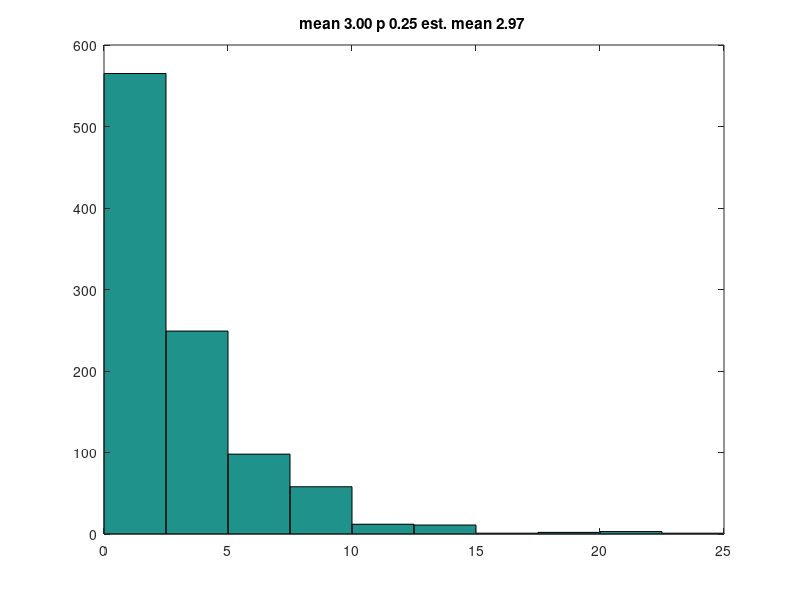

This figure's MATLAB source:
% testsim_geometric_dist
% http://en.wikipedia.org/wiki/Geometric_distribution
% http://mathworld.wolfram.com/GeometricDistribution.html
% http://www.mathworks.com/help/stats/geometric-distribution.html

% Some theory:
% The geometric distribution is the only discrete memoryless random distribution. 
% It is a discrete analog of the exponential distribution. 
% P(n,p) = p*(1 - p)^n, where 
% p is the probability of success
% n is the number of failures before the first success
% or interval duration!
% P is the probability of observing exactly n trials before a success, 
% when the probability of success in any given trial is p.

% The mean of the geometric distribution, E = (1 - p)/p
% from this follows that p = 1/(E + 1)

% If P is the probability that the interval between events would be equal
% to n, then an ideal observer would not be able to anticipate the event
% occurence - the probability that the event is about to happen now would
% be the same regardless of elapsed time - it is p! For this reason, the 
% geometric and exponential distributions are used in experiments where
% anticipation is not desirable.

% For comparison, if intervals are drawn from uniform distribution, then an
% ideal observer would know that as time elapses, the probability of "event
% occuring now" is increasing gradulally.





% Examples: 

% 1. Specify p, then estimate p using 1000 iterations
p = 0.75
n_samples = 1000;


for i = 1:1000, % n iterations
	m(i) = mean(geornd(p,1,n_samples));
end

E = mean(m); % mean of means
p_estimated = 1 / (E + 1)


% 2. Specify mean (E), get p and sequences

E = 3; % mean

p = 1 / (E + 1);

seq = geornd(p,1,1000);
mean(seq);

hist(seq);

title(sprintf('mean %.2f p %.2f est. mean %.2f ',E,p,mean(seq))); 






